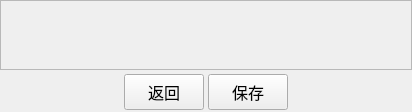
        <widget class="QWidget" name="pageSVG">
         <layout class="QVBoxLayout" name="verticalLayout_9">
          <property name="spacing">
           <number>2</number>
          </property>
          <property name="margin">
           <number>0</number>
          </property>
          <item>
           <widget class="QWidget" name="SVGwidget_Main" native="true">
            <layout class="QHBoxLayout" name="horizontalLayout_3">
             <property name="margin">
              <number>0</number>
             </property>
             <item>
              <widget class="QScrollArea" name="SVGwidget_scrollArea">
               <property name="widgetResizable">
                <bool>true</bool>
               </property>
               <widget class="QWidget" name="SVGwidget_scrollAreaContents">
                <property name="geometry">
                 <rect>
                  <x>0</x>
                  <y>0</y>
                  <width>862</width>
                  <height>500</height>
                 </rect>
                </property>
               </widget>
              </widget>
             </item>
            </layout>
           </widget>
          </item>
          <item>
           <widget class="QWidget" name="SVGwidget_Bottom" native="true">
            <property name="minimumSize">
             <size>
              <width>0</width>
              <height>40</height>
             </size>
            </property>
            <property name="maximumSize">
             <size>
              <width>16777215</width>
              <height>40</height>
             </size>
            </property>
            <layout class="QHBoxLayout" name="horizontalLayout_17" stretch="2,1,2">
             <property name="spacing">
              <number>0</number>
             </property>
             <property name="margin">
              <number>0</number>
             </property>
             <item>
              <spacer name="SVGwidget_horizontalSpacer2">
               <property name="orientation">
                <enum>Qt::Horizontal</enum>
               </property>
               <property name="sizeHint" stdset="0">
                <size>
                 <width>124</width>
                 <height>20</height>
                </size>
               </property>
              </spacer>
             </item>
             <item>
              <widget class="QWidget" name="SVGwidget_Button" native="true">
               <layout class="QHBoxLayout" name="horizontalLayout_18">
                <property name="spacing">
                 <number>4</number>
                </property>
                <property name="margin">
                 <number>0</number>
                </property>
                <item>
                 <widget class="QPushButton" name="Button_Back1">
                  <property name="minimumSize">
                   <size>
                    <width>0</width>
                    <height>36</height>
                   </size>
                  </property>
                  <property name="maximumSize">
                   <size>
                    <width>16777215</width>
                    <height>36</height>
                   </size>
                  </property>
                  <property name="font">
                   <font>
                    <family>Microsoft YaHei UI</family>
                    <pointsize>12</pointsize>
                   </font>
                  </property>
                  <property name="text">
                   <string>返回</string>
                  </property>
                 </widget>
                </item>
                <item>
                 <widget class="QPushButton" name="Button_SaveSVG">
                  <property name="minimumSize">
                   <size>
                    <width>0</width>
                    <height>36</height>
                   </size>
                  </property>
                  <property name="maximumSize">
                   <size>
                    <width>16777215</width>
                    <height>36</height>
                   </size>
                  </property>
                  <property name="font">
                   <font>
                    <family>Microsoft YaHei UI</family>
                    <pointsize>12</pointsize>
                   </font>
                  </property>
                  <property name="text">
                   <string>保存</string>
                  </property>
                 </widget>
                </item>
               </layout>
              </widget>
             </item>
             <item>
              <spacer name="SVGwidget_horizontalSpacer1">
               <property name="orientation">
                <enum>Qt::Horizontal</enum>
               </property>
               <property name="sizeHint" stdset="0">
                <size>
                 <width>124</width>
                 <height>20</height>
                </size>
               </property>
              </spacer>
             </item>
            </layout>
           </widget>
          </item>
         </layout>
        </widget>
